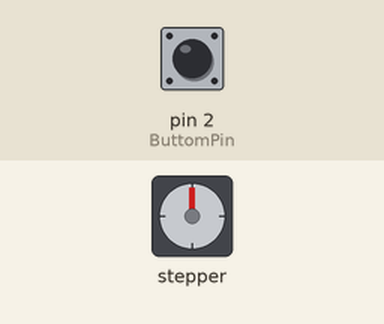
This sketch was run on a simulated Arduino Uno, built with avr-gcc and run on an emulated ATmega328P. Shown: stepper motor. Wiring (inferred from the names in the program): stepper motor (200 steps per turn assumed): coils pin 3, pin 5, pin 4, pin 6. The test bench sets the inputs (shaded band); at power-on: pin 2 (ButtomPin) HIGH. No radio packets arrive unless stated.

Above: at 1.2 s.
1.3 s: pin 2 (ButtomPin) pulled LOW for 0.15 s
At 2.8 s:
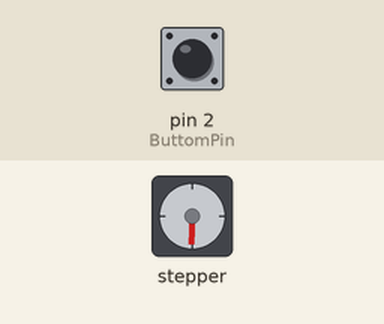
6.2 s: pin 2 (ButtomPin) pulled LOW for 1 s
At 9.0 s:
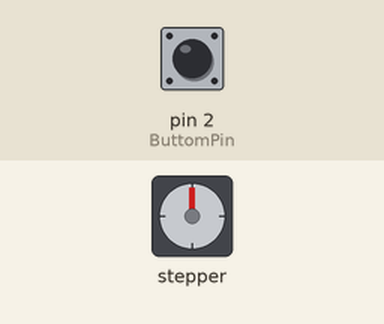
15.2 s: pin 2 (ButtomPin) pulsed LOW 5 times (0.12 s each, 0.3 s apart)
At 17.1 s:
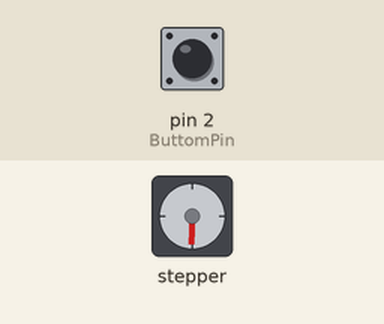
Timing chart, 0 to 18.9 s (numbered marks = the images above; inputs shaded):
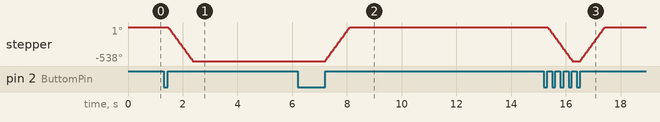

Measured:
- after the input at 1.3 s, stepper: turns 538° counter-clockwise in 0.90 s, starting after 0.16 s
- after the input at 6.2 s, stepper: turns 539° clockwise in 0.91 s, starting after 1.0 s
- after the input at 15.2 s, stepper: turns 539° counter-clockwise in 0.91 s, then 539° clockwise in 0.91 s

The sketch:

MotorBibl.ino
```cpp
#include <SPI.h>
#include "nRF24L01.h"
#include "RF24.h"

#define ButtomPin 2
RF24 radio(9,10);
const byte drvPins[] = {3, 4, 5, 6};
byte address[][6] = {"1Node","2Node","3Node","4Node","5Node","6Node"};

int kolv_st, kolv_ob, timing;
unsigned long BackMillis ;
bool WorkMotor, OutWorkMotor, BackToTheFuture, Block, OneBlock;
static byte tmpSTEPS;

void setup() {
  kolv_st = 300;
  //kolv_ob = 2;
  Serial.begin(9600);
  for (byte i = 0; i < 4; i++) pinMode(drvPins[i], OUTPUT);
  pinMode(ButtomPin, INPUT_PULLUP);

  radio.begin();
  radio.setAutoAck(1);
  radio.setRetries(0,15);
  radio.enableAckPayload();
  radio.setPayloadSize(8);
  radio.openReadingPipe(1,address[0]);
  radio.setChannel(0x60);
  radio.setPALevel (RF24_PA_MAX);
  radio.setDataRate (RF24_1MBPS);
  radio.powerUp();
  radio.startListening();
}

void loop() {
  byte pipeNo, gotByte;
  if( radio.available(&pipeNo)){
    radio.read( &gotByte, sizeof(gotByte) );
    if(gotByte == 77 && Block==0) OutWorkMotor = 1;
    if(gotByte == 55) radio.writeAckPayload(pipeNo,&BackToTheFuture, sizeof(BackToTheFuture) );
    Serial.print("Получено: "); Serial.println(gotByte);
   }

  if ( digitalRead(ButtomPin)==0){
    if(millis() - BackMillis >= 1){
      timing++;
      WorkMotor = 1;
      BackMillis=millis();
      if(timing > 10000) SetupMotor();
      else if(timing > 2000){
        if(OneBlock ==0){
          Block=!Block;
          OneBlock = 1;
          Serial.print("Блокировка "); Serial.println(Block);}
        WorkMotor = 0;
        }
      }
  }
  else{
    if (WorkMotor == 1 || OutWorkMotor == 1)
    SetMotor(kolv_st, kolv_ob);
    WorkMotor = 0;
    OutWorkMotor = 0;
    OneBlock= 0;
    timing=0;}

}

void SetupMotor() {
   int tmp_kolv_st;
   tmpSTEPS=0;
   BackToTheFuture = 1;

   while (digitalRead(ButtomPin) == 0){
    RunMotor(tmpSTEPS++);
    tmp_kolv_st++;
    }
   for (int i = 0; i < 4; i++) digitalWrite(drvPins[i], 0);

   kolv_st = tmp_kolv_st;
   kolv_ob = 0;
   Block=!Block;
   WorkMotor = 0;
}

void SetMotor(int STEPS, int oboroti){
   if (STEPS > 200){
     oboroti = (STEPS / 200)+ kolv_ob;
     STEPS = STEPS % 200;
     kolv_st = STEPS;
     kolv_ob = oboroti;
    }
    radio.stopListening();
    BackToTheFuture= !BackToTheFuture;
   while(oboroti > 0){
    for (int i = 0; i < 200; i++) RunMotor(tmpSTEPS++);
    oboroti--;
    }
   for (int i = 0; i < STEPS; i++) RunMotor(tmpSTEPS++);

   for (int i = 0; i < 4; i++) digitalWrite(drvPins[i], 0);
   radio.startListening();
}

void RunMotor(byte thisStep) {
  static const byte steps[] = {0b1010, 0b0110, 0b0101, 0b1001};
  static const byte BackSteps[] = {0b1001, 0b0101, 0b0110, 0b1010};
  for (byte i = 0; i < 4; i++){
  if(BackToTheFuture == 1)
  digitalWrite(drvPins[i], bitRead(steps[thisStep & 0b0011], i));
  else
  digitalWrite(drvPins[i], bitRead(BackSteps[thisStep & 0b0011], i));}
  delayMicroseconds(3000);
  /*
  10000 30об/мин
  7500 40об/мин
  6000 50об/мин
  5000 60об/мин
  4000 75об/мин
  3000 100об/мин
  2500 120об/мин
  2400 125об/мин
  2000 150об/мин
  1500 200об/мин
  1250 240об/мин
  */
}
```
